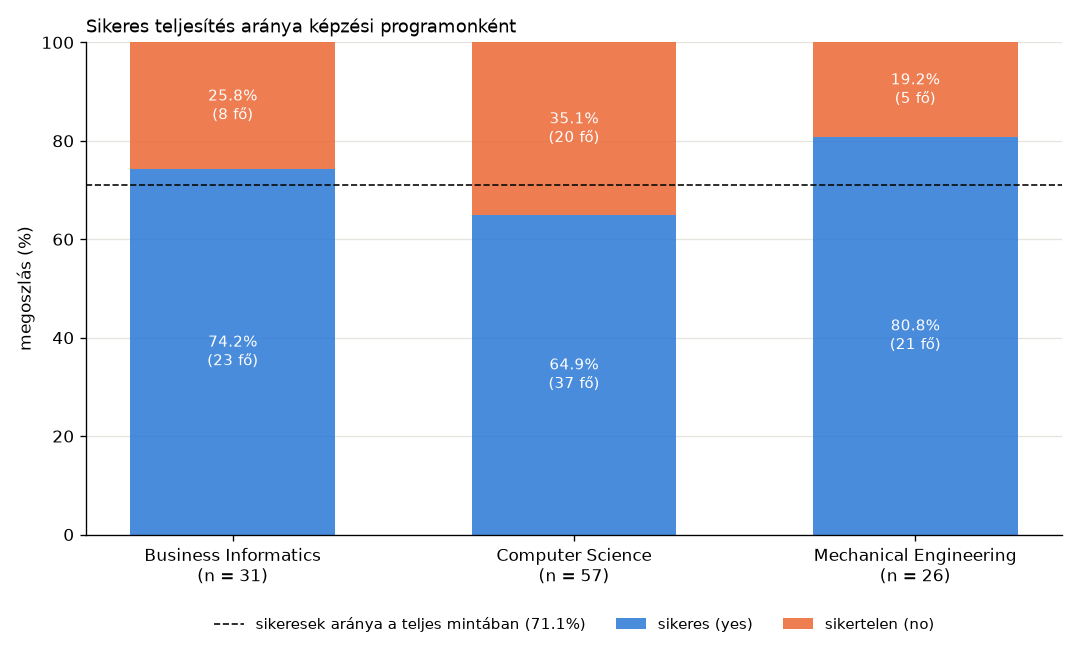

Source code (Python):
# -*- coding: utf-8 -*-
"""7. Két kategorikus változó kapcsolata.

Bemenet: student_performance_imputed.csv

Kereszttáblát készítünk a programme és a passed változókból, majd a
programonkénti összehasonlíthatóság érdekében soronkénti százalékos
megoszlást számítunk, és halmozott oszlopdiagramon ábrázoljuk.

A kereszttábla leíró eredményt ad; a két kategorikus változó közötti
kapcsolat statisztikai vizsgálatához khi-négyzet-próba használható.
"""

import os

import pandas as pd
import matplotlib.pyplot as plt

MAPPA = os.path.dirname(os.path.abspath(__file__))
BEMENET = os.path.join(MAPPA, "student_performance_imputed.csv")

# a sikeres teljesítés kerül alulra, így az arányok közvetlenül leolvashatók
SORREND = ["yes", "no"]
FELIRAT = {"yes": "sikeres (yes)", "no": "sikertelen (no)"}
SZINEK = {"yes": "#2a78d6", "no": "#eb6834"}
SZOVEG_SZIN = "#0b0b0b"
RACS_SZIN = "#e5e4df"


def cim(szoveg):
    """Szakaszcím a kimenetben."""
    print()
    print("=" * 70)
    print(szoveg)
    print("=" * 70)


def beolvas():
    return pd.read_csv(BEMENET, sep=";", encoding="utf-8")


def ax_formaz(ax, cim_szoveg, xlabel, ylabel):
    """Közös formázás: cím, tengelyfeliratok, halvány rács."""
    ax.set_title(cim_szoveg, loc="left", fontsize=11)
    ax.set_xlabel(xlabel)
    ax.set_ylabel(ylabel)
    ax.grid(axis="y", color=RACS_SZIN, linewidth=0.8)
    ax.set_axisbelow(True)
    for oldal in ("top", "right"):
        ax.spines[oldal].set_visible(False)


def abra(gyakorisag, szazalek):
    fig, ax = plt.subplots(figsize=(9, 5.5))
    programok = list(szazalek.index)
    alap = pd.Series(0.0, index=programok)
    for kimenet in SORREND:
        ertekek = szazalek[kimenet]
        ax.bar(programok, ertekek, bottom=alap, width=0.6, color=SZINEK[kimenet],
               alpha=0.85, label=FELIRAT[kimenet])
        for x, program in enumerate(programok):
            ax.text(x, alap[program] + ertekek[program] / 2,
                    "{:.1f}%\n({} fő)".format(ertekek[program], gyakorisag.loc[program, kimenet]),
                    ha="center", va="center", fontsize=9, color="white")
        alap += ertekek
    # a teljes minta sikerességi aránya viszonyítási vonalként
    osszes = 100 * gyakorisag["yes"].sum() / gyakorisag.to_numpy().sum()
    ax.axhline(osszes, color=SZOVEG_SZIN, linewidth=1, linestyle="--",
               label="sikeresek aránya a teljes mintában ({:.1f}%)".format(osszes))
    ax.set_xticks(range(len(programok)))
    ax.set_xticklabels(["{}\n(n = {})".format(p, gyakorisag.loc[p].sum()) for p in programok])
    ax.set_ylim(0, 100)
    ax.legend(frameon=False, loc="upper center", bbox_to_anchor=(0.5, -0.14), ncol=3,
              fontsize=9)
    ax_formaz(ax, "Sikeres teljesítés aránya képzési programonként", "", "megoszlás (%)")
    fig.tight_layout()
    fig.savefig(os.path.join(MAPPA, "07_kereszttabla.png"), dpi=120)


def main():
    pd.set_option("display.width", 130)
    df = beolvas()
    print("Beolvasva: {} sor, {} oszlop".format(*df.shape))

    cim("Kereszttábla: programme × passed (gyakoriságok)")
    gyakorisag = pd.crosstab(df["programme"], df["passed"])[SORREND]
    print(pd.crosstab(df["programme"], df["passed"], margins=True,
                      margins_name="összesen")[SORREND + ["összesen"]].to_string())

    cim("Soronkénti százalékos megoszlás (minden program = 100%)")
    szazalek = pd.crosstab(df["programme"], df["passed"], normalize="index")[SORREND] * 100
    teljes = df["passed"].value_counts(normalize=True)[SORREND] * 100
    print(pd.concat([szazalek, teljes.to_frame("összesen").T]).round(1).to_string())
    print()
    print("A nyers gyakoriságok nem hasonlíthatók össze közvetlenül, mert a programok létszáma")
    print("eltér ({}); ezért a soronkénti százalékokat vetjük össze.".format(
        ", ".join("{} fő".format(n) for n in gyakorisag.sum(axis=1))))

    cim("Melyik képzési programban a legmagasabb a sikeres teljesítések aránya?")
    sorrend = szazalek["yes"].sort_values(ascending=False)
    for program, arany in sorrend.items():
        print("  {:<24} {:>5.1f}%  ({} / {} fő)".format(
            program, arany, gyakorisag.loc[program, "yes"], gyakorisag.loc[program].sum()))
    print()
    print("A legmagasabb a {} programban ({:.1f}%), a legalacsonyabb a {} programban ({:.1f}%)."
          .format(sorrend.index[0], sorrend.iloc[0], sorrend.index[-1], sorrend.iloc[-1]))
    print("A különbség {:.1f} százalékpont; a teljes minta sikerességi aránya {:.1f}%.".format(
        sorrend.iloc[0] - sorrend.iloc[-1], teljes["yes"]))
    print("A legkisebb program is csak {} fős, így néhány hallgató is több százalékpontot mozdít"
          .format(gyakorisag.sum(axis=1).min()))
    print("az arányokon.")
    atlag = df.groupby("programme")["exam_score"].agg(["mean", "std"])
    print("Érdemes összevetni a 6. feladattal: a legmagasabb átlagpontszám a {} programé"
          .format(atlag["mean"].idxmax()))
    print("({:.1f} pont), a {} programban viszont a legkisebb a szórás ({:.1f}), ezért ott".format(
        atlag["mean"].max(), atlag["std"].idxmin(), atlag["std"].min()))
    print("esnek a legkevesebben a sikeres teljesítés határa alá.")

    cim("Megjegyzés")
    print("A kereszttábla leíró eredményt ad: azt mutatja, hogy ebben a mintában eltérnek az")
    print("arányok. Hogy a programme és a passed között statisztikailag is van-e kapcsolat")
    print("(vagy az eltérés a véletlen mintavételi ingadozás eredménye), azt khi-négyzet-próbával")
    print("lehet vizsgálni.")

    abra(gyakorisag, szazalek)
    plt.show()


if __name__ == "__main__":
    main()
